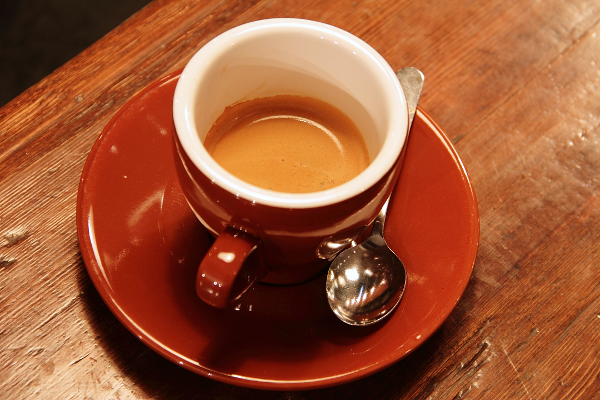
#> input picture skimage.data.coffee(), 600 x 400 px
$ jupyter execute Image_Segmentation.ipynb
#> lines starting #> are read from the running program, lines starting #| are printed output that depends on the picture; after the words box and inside, x2 and y2 are one past the last pixel; in counts of white or black regions, pixels touching at a corner belong together
[cell 1]
# Importing Necessary Libraries
from skimage import data
from skimage.color import rgb2gray
import matplotlib.pyplot as plt

# Setting the plot size to 15,15
plt.figure(figsize=(15, 15))

# Sample Image of scikit-image package
coffee = data.coffee()
#> coffee is the input picture: shape (400, 600, 3); mean R, G, B 158.6, 85.8, 51.5
plt.subplot(1, 2, 1)

# Displaying the sample image
plt.imshow(coffee)

# Converting RGB image to Monochrome
gray_coffee = rgb2gray(coffee)
plt.subplot(1, 2, 2)

# Displaying the sample image - Monochrome
# Format
plt.imshow(gray_coffee, cmap="gray")

[cell 2]
# SEGMENTATION
import numpy as np
import cv2
from matplotlib import pyplot as plt
img = cv2.imread(r'a1.jpg')
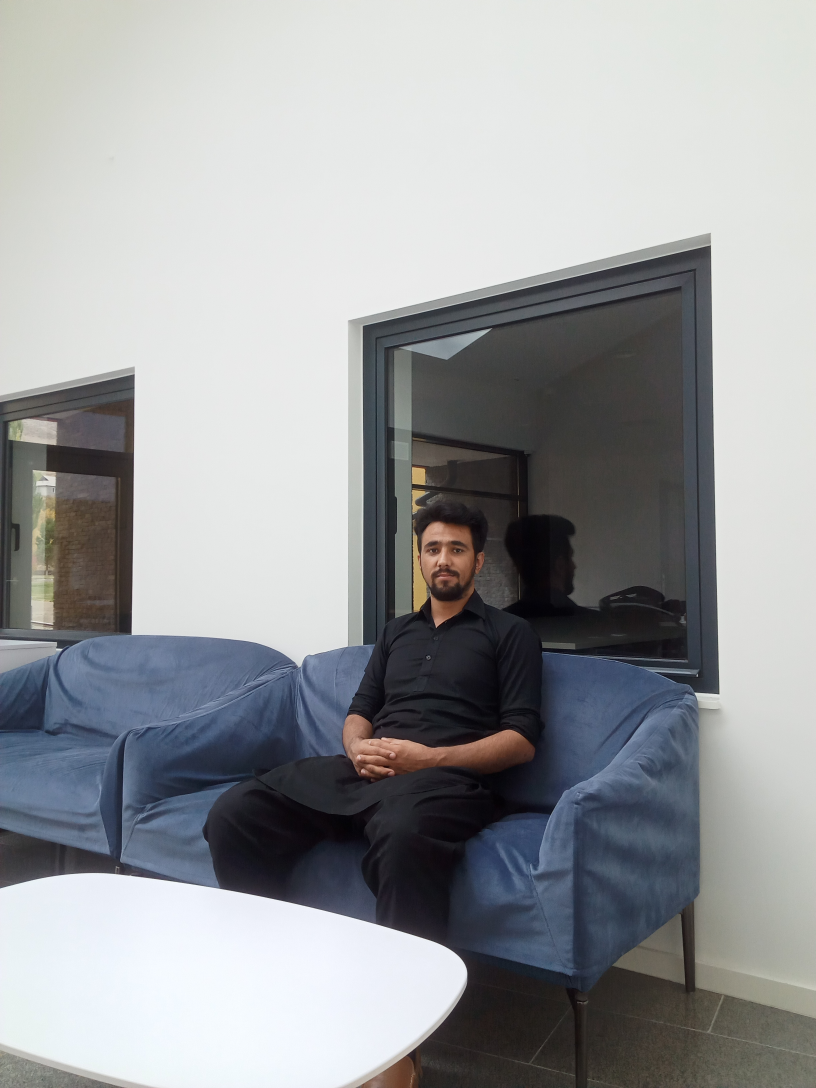
#> input picture a1.jpg, 2448 x 3264 px (shown at 1/3 size)
#> img is the input picture: shape (3264, 2448, 3); mean B, G, R 157.1, 155, 152.8
b,g,r = cv2.split(img)
rgb_img = cv2.merge([r,g,b])
gray = cv2.cvtColor(img,cv2.COLOR_BGR2GRAY)
ret, thresh = cv2.threshold(gray,0,255,cv2.THRESH_BINARY_INV+cv2.THRESH_OTSU)
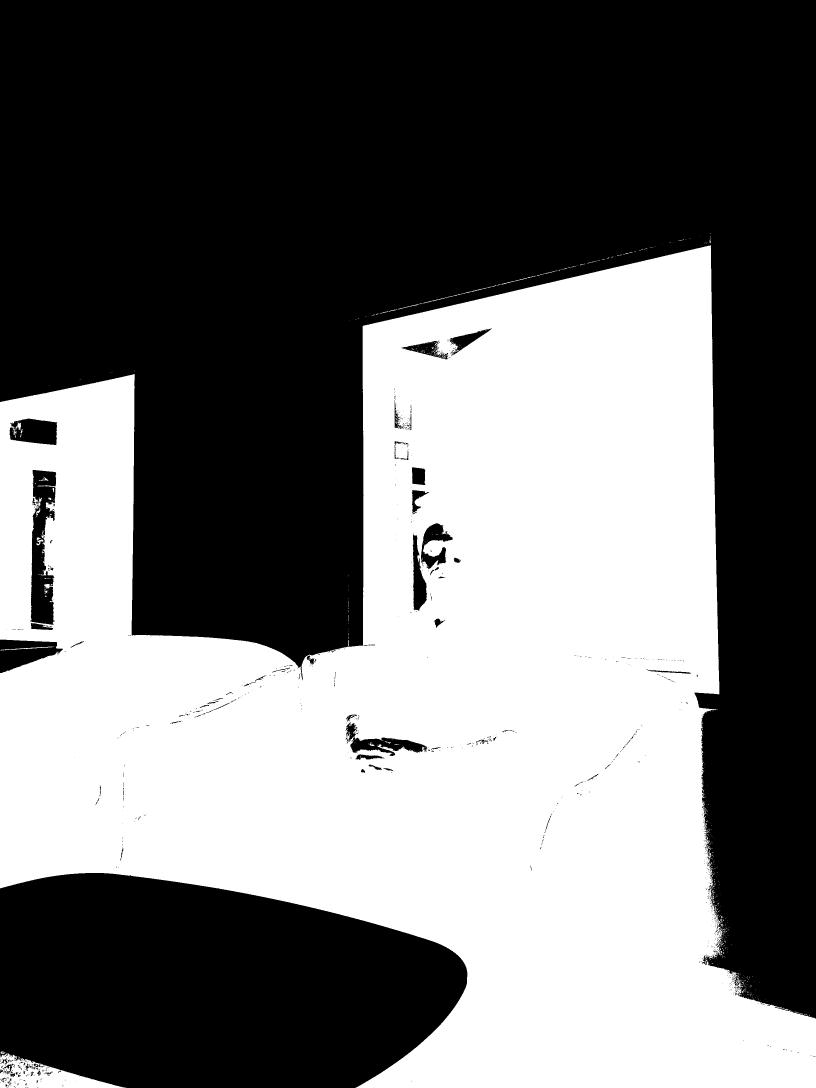
#> thresh: shape (3264, 2448) (shown at 1/3 size); 44.4% white; 671 white regions (633 under 20 px), largest, box (x1, y1, x2, y2) and area: (0, 736, 2448, 3264) 3528054, (0, 3159, 379, 3264) 17676, (0, 1940, 162, 1951) 335
#> ret = 145
# noise removal
kernel = np.ones((2,2),np.uint8)
#opening = cv2.morphologyEx(thresh,cv2.MORPH_OPEN,kernel, iterations = 2)
closing = cv2.morphologyEx(thresh,cv2.MORPH_CLOSE,kernel, iterations = 2)
#> closing: shape (3264, 2448); 44.6% white; 317 white regions (289 under 20 px), largest, box (x1, y1, x2, y2) and area: (0, 738, 2448, 3264) 3538937, (0, 3161, 369, 3264) 18400, (0, 1942, 164, 1953) 338
# sure background area
sure_bg = cv2.dilate(closing,kernel,iterations=3)
#> sure_bg: shape (3264, 2448); 45.1% white; 99 white regions (32 under 20 px), largest, box (x1, y1, x2, y2) and area: (0, 738, 2448, 3264) 3573779, (0, 3155, 372, 3264) 19774, (1117, 798, 1740, 951) 3296
# Finding sure foreground area
dist_transform = cv2.distanceTransform(sure_bg,cv2.DIST_L2,3)
# Threshold
ret, sure_fg = cv2.threshold(dist_transform,0.1*dist_transform.max(),255,0)
#> sure_fg: shape (3264, 2448) float32; 35.2% white; 8 white regions (2 under 20 px), largest, box (x1, y1, x2, y2) and area: (0, 800, 2448, 3264) 2785636, (0, 1354, 72, 1875) 26308, (139, 3255, 188, 3264) 237, (1317, 970, 1357, 984) 151, (1142, 1291, 1149, 1318) 89, (83, 3258, 104, 3264) 64
#> ret = 49.3
# Finding unknown region
sure_fg = np.uint8(sure_fg)
unknown = cv2.subtract(sure_bg,sure_fg)
#> unknown: shape (3264, 2448); 9.9% white; 103 white regions (32 under 20 px), largest, box (x1, y1, x2, y2) and area: (0, 738, 2448, 3107) 594634, (0, 2573, 1455, 3264) 99515, (996, 2100, 1333, 2370) 49298
# Marker labelling
ret, markers = cv2.connectedComponents(sure_fg)
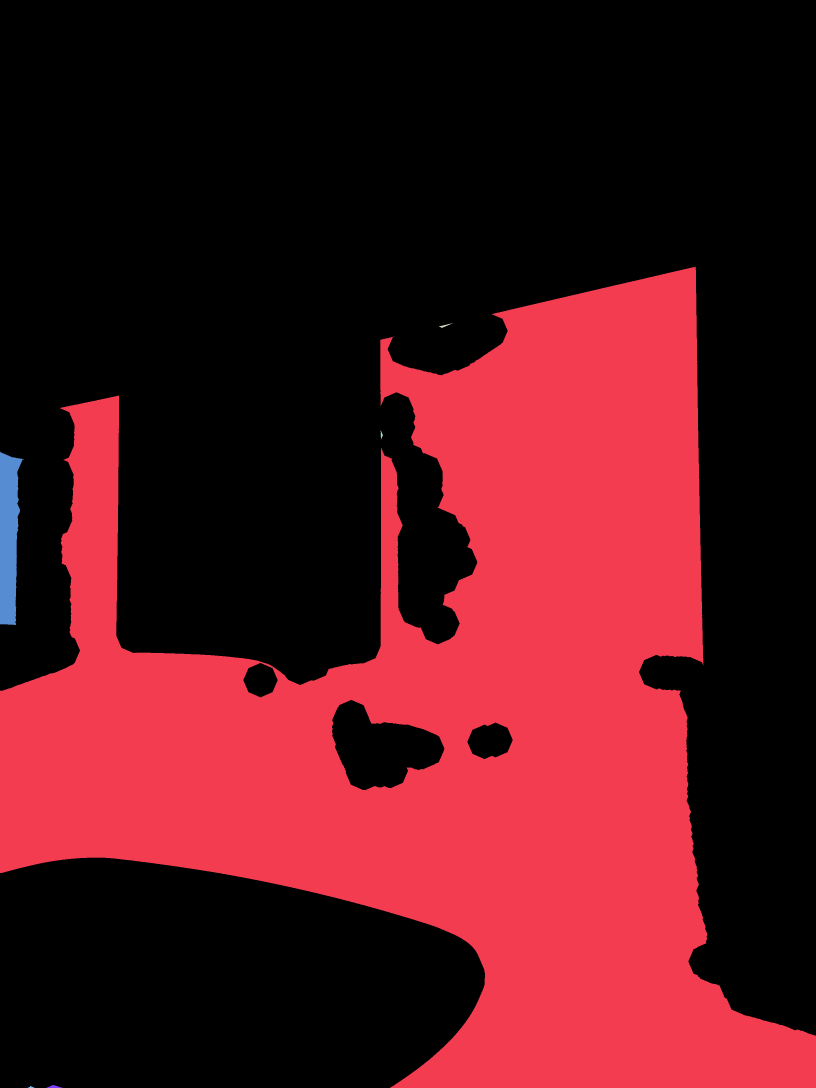
#> markers: shape (3264, 2448) int32 (shown at 1/3 size); 9 distinct labels, from 0 to 8; one colour per label, 0 black
#> ret = 9
# Add one to all labels so that sure background is not 0, but 1
markers = markers+1
#> markers: shape (3264, 2448) int32; 9 distinct labels, from 1 to 9
# Now, mark the region of unknown with zero
markers[unknown==255] = 0
#> markers: shape (3264, 2448) int32; 10 distinct labels, from 0 to 9
markers = cv2.watershed(img,markers)
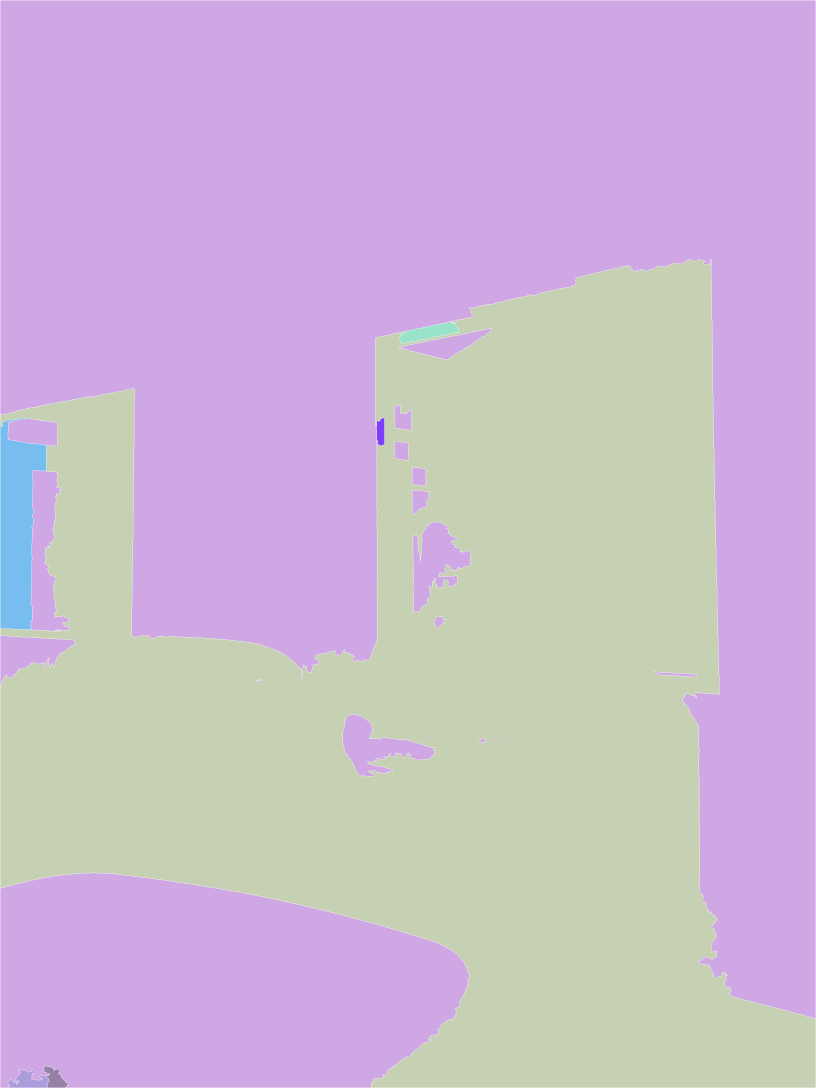
#> markers: shape (3264, 2448) int32 (shown at 1/3 size); 10 distinct labels, from -1 to 9; one colour per label, 0 black, -1 white
img[markers == -1] = [255,0,0]
plt.subplot(211),plt.imshow(rgb_img)
plt.title('Input Image'), plt.xticks([]), plt.yticks([])
plt.subplot(212),plt.imshow(thresh, 'gray')
plt.imsave(r'thresh.png',thresh)
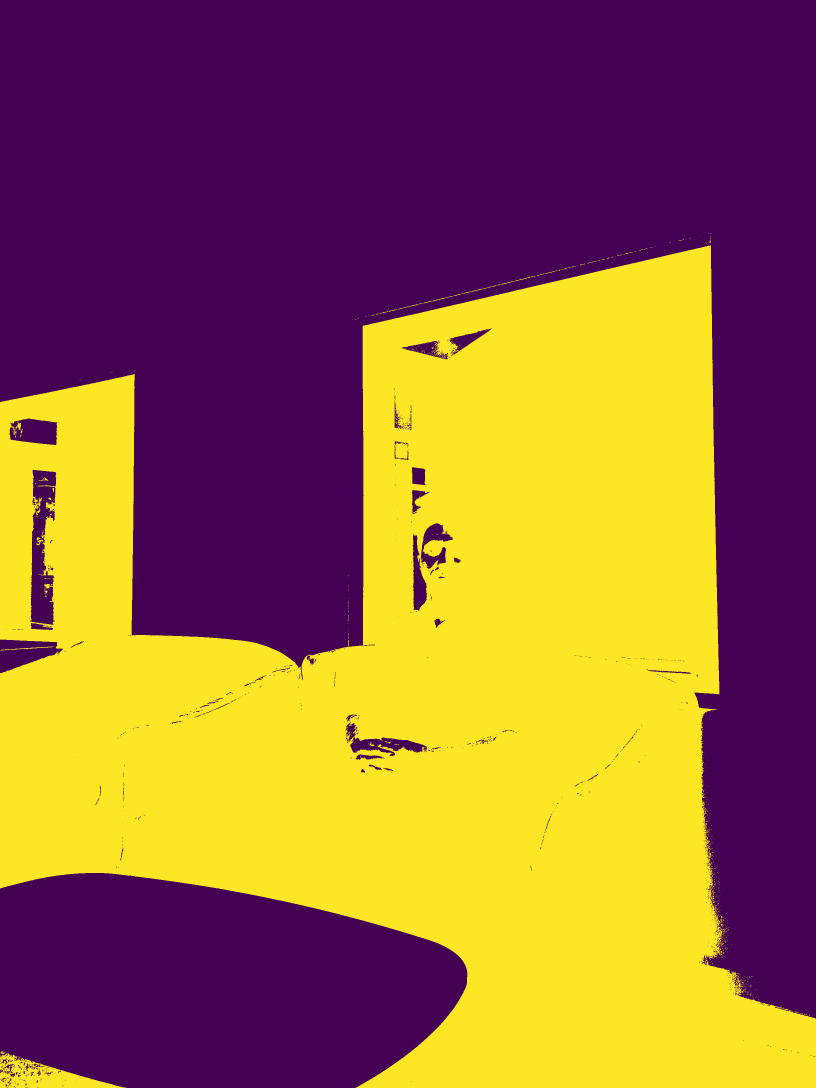
#> saved as thresh.png: shape (3264, 2448, 3) (shown at 1/3 size); mean R, G, B 150.2, 103.2, 62.7
plt.title("Otsu's binary threshold"), plt.xticks([]), plt.yticks([])
plt.tight_layout()
plt.show()
